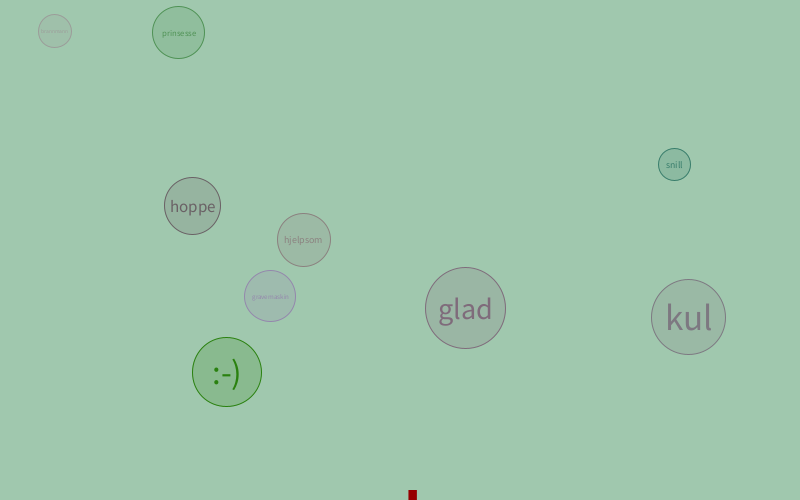
Frame 1 (no input)
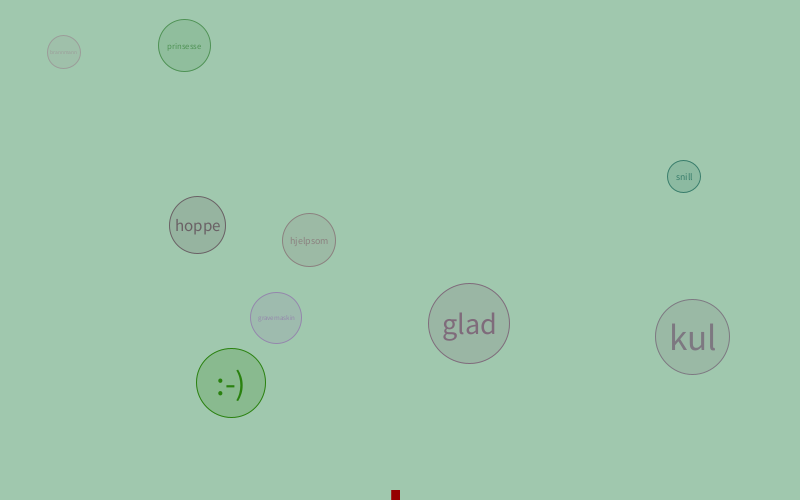
Frame 60 (the mouse pressed at the canvas centre just before this capture)
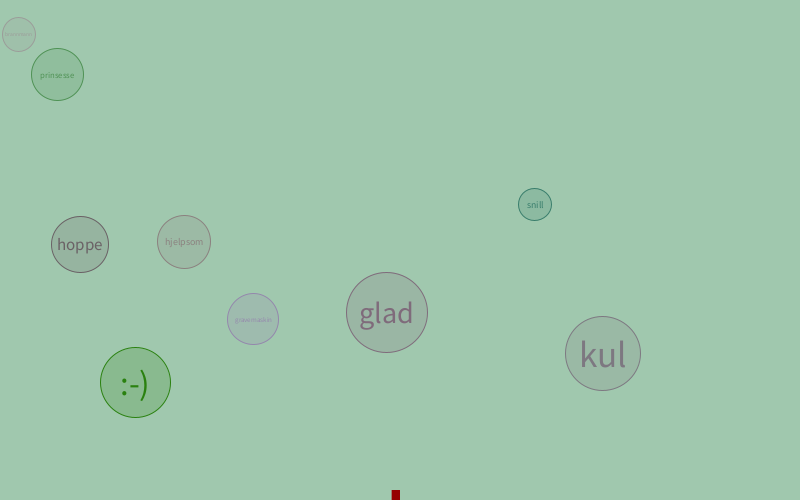
Frame 120 (the mouse held since frame 60 and released just before this capture)

The Processing sketch that drew these frames (run headless with seeded random() and noise(); from frame 60 on, the mouse is pressed at the canvas centre):

// Processing sketch: BasicBubbles
// ── BasicBubbles.pde
import java.util.ArrayList;

ArrayList<Bubble> bubbles = new ArrayList();
PVector wind = new PVector();
float windNoiseOffset;

String[] words = { "snill",
                    "prinsesse",
                    "brannmann",
                    ":-)",
                    "hjelpsom",
                    "kul",
                    "glad",
                    "hoppe",
                    "gravemaskin"
                 };
String writingBuffer = "";

void setup() {
  size(800, 500);
  colorMode(HSB);
  
  for (String w : words) {
    Bubble b = new Bubble();
    b.text = w;
    bubbles.add(b);
  }
}

void draw() {
  background(100, 50, 200);
  
  // Wind
  windNoiseOffset += 0.01;
  wind.x = ( noise(windNoiseOffset) -0.5) * 80;
  fill(0, 255, 150);
  noStroke();
  float sx = (width / 2) + wind.x;
  float sw = abs(wind.x);
  rect(sx, height-10, sw, 10);
  
  // Bubbles
  for (Bubble b : bubbles) {
    b.applyForce(wind);
    b.update();
    b.draw();
  }
}
// ── Bubble.pde
class Bubble {
  
  PVector pos;
  PVector vel = new PVector();
  PVector acc = new PVector();
  
  float mass;
  color col;
  
  double oscSpd;
  float oscTheta = 0;
  
  String text = "";
  
  Bubble() {
    mass = abs(randomGaussian() * width/12) + width/34;
    
    do {
      pos = new PVector( random(rad(), width-rad()), 
                         random(rad(), height-rad()) );
    } while (overlapping());
    
    col = color( random(0,255), random(0,255), random(100, 175) );
    oscSpd = random(0.0001, 0.15);
  }
  
  void update() {
    // Oscilation / floating / jumping
    oscTheta += oscSpd;
    float oscMove = sin(oscTheta) * 0.5;
    pos.y += oscMove;
    
    // Generall movement
    vel.add(acc);
    vel.limit(3);
    pos.add(vel);
    acc.set(0,0);
    
    // Simple friction
    vel.mult(0.95);
    
    // Bounce of other bubbles
    if (overlapping()) vel.mult(-7);
    
    // Bouncy wall collision
    if      (pos.x - rad() < 0)      vel.x =  abs(vel.x) * 3;
    else if (pos.x + rad() > width)  vel.x = -abs(vel.x) * 3;
    if      (pos.y - rad() < 0)      vel.y =  abs(vel.y) * 3;
    else if (pos.y + rad() > height) vel.y = -abs(vel.y) * 3;
  }
  
  void draw() {
    fill(col, 50);
    stroke(col);
    strokeWeight(1);
    if (overlapping()) strokeWeight(10);
    ellipse(pos.x, pos.y, dia(), dia());
    
    if (!text.isEmpty()) {
      fill(col);
      textSize(dia() / (text.length() / 1.5) );
      textAlign(CENTER, CENTER);
      text(text, pos.x, pos.y);
    }
  }
  
  float rad() { return mass / 2; }
  float dia() { return mass; }
  
  void applyForce(PVector force) {
    PVector forceDivByMass = new PVector();
    PVector.div(force, mass, forceDivByMass);
    acc.add(forceDivByMass);
  }
  
  Boolean overlapping() {
    for (Bubble b : bubbles) {
      if (this == b) continue;
      float minDist = this.rad() + b.rad();
      if (minDist > pos.dist(b.pos)) return true;
    }
    return false;
  }
  
}
